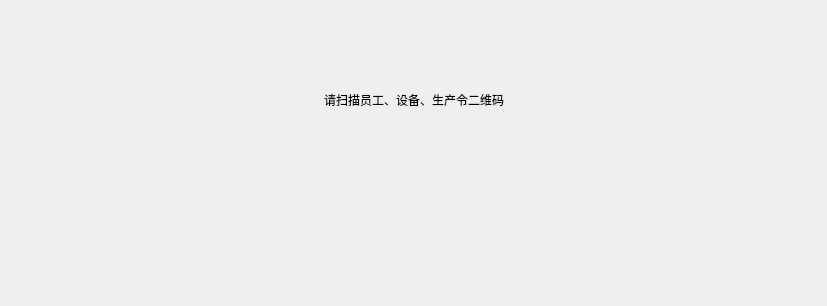
<?xml version="1.0" encoding="UTF-8"?>
<ui version="4.0">
 <class>ProgramWork</class>
 <widget class="QWidget" name="ProgramWork">
  <property name="geometry">
   <rect>
    <x>0</x>
    <y>0</y>
    <width>827</width>
    <height>306</height>
   </rect>
  </property>
  <property name="windowTitle">
   <string>Form</string>
  </property>
  <layout class="QVBoxLayout" name="verticalLayout">
   <item>
    <layout class="QHBoxLayout" name="horizontalLayout">
     <item>
      <spacer name="horizontalSpacer">
       <property name="orientation">
        <enum>Qt::Horizontal</enum>
       </property>
       <property name="sizeHint" stdset="0">
        <size>
         <width>40</width>
         <height>20</height>
        </size>
       </property>
      </spacer>
     </item>
     <item>
      <widget class="QLabel" name="label">
       <property name="styleSheet">
        <string notr="true">font: 30pt &quot;Ubuntu&quot;;</string>
       </property>
       <property name="text">
        <string>请扫描员工、设备、生产令二维码</string>
       </property>
      </widget>
     </item>
     <item>
      <spacer name="horizontalSpacer_2">
       <property name="orientation">
        <enum>Qt::Horizontal</enum>
       </property>
       <property name="sizeHint" stdset="0">
        <size>
         <width>40</width>
         <height>20</height>
        </size>
       </property>
      </spacer>
     </item>
    </layout>
   </item>
   <item>
    <layout class="QHBoxLayout" name="horizontalLayout_2">
     <item>
      <spacer name="horizontalSpacer_3">
       <property name="orientation">
        <enum>Qt::Horizontal</enum>
       </property>
       <property name="sizeHint" stdset="0">
        <size>
         <width>40</width>
         <height>20</height>
        </size>
       </property>
      </spacer>
     </item>
     <item>
      <widget class="QPushButton" name="pushButton">
       <property name="minimumSize">
        <size>
         <width>100</width>
         <height>100</height>
        </size>
       </property>
       <property name="text">
        <string/>
       </property>
       <property name="icon">
        <iconset resource="img.qrc">
         <normaloff>:/new/prefix1/img/return3.png</normaloff>:/new/prefix1/img/return3.png</iconset>
       </property>
       <property name="iconSize">
        <size>
         <width>60</width>
         <height>60</height>
        </size>
       </property>
       <property name="checkable">
        <bool>false</bool>
       </property>
       <property name="autoRepeat">
        <bool>false</bool>
       </property>
       <property name="autoExclusive">
        <bool>false</bool>
       </property>
       <property name="flat">
        <bool>true</bool>
       </property>
      </widget>
     </item>
    </layout>
   </item>
  </layout>
 </widget>
 <resources>
  <include location="img.qrc"/>
 </resources>
 <connections/>
</ui>
